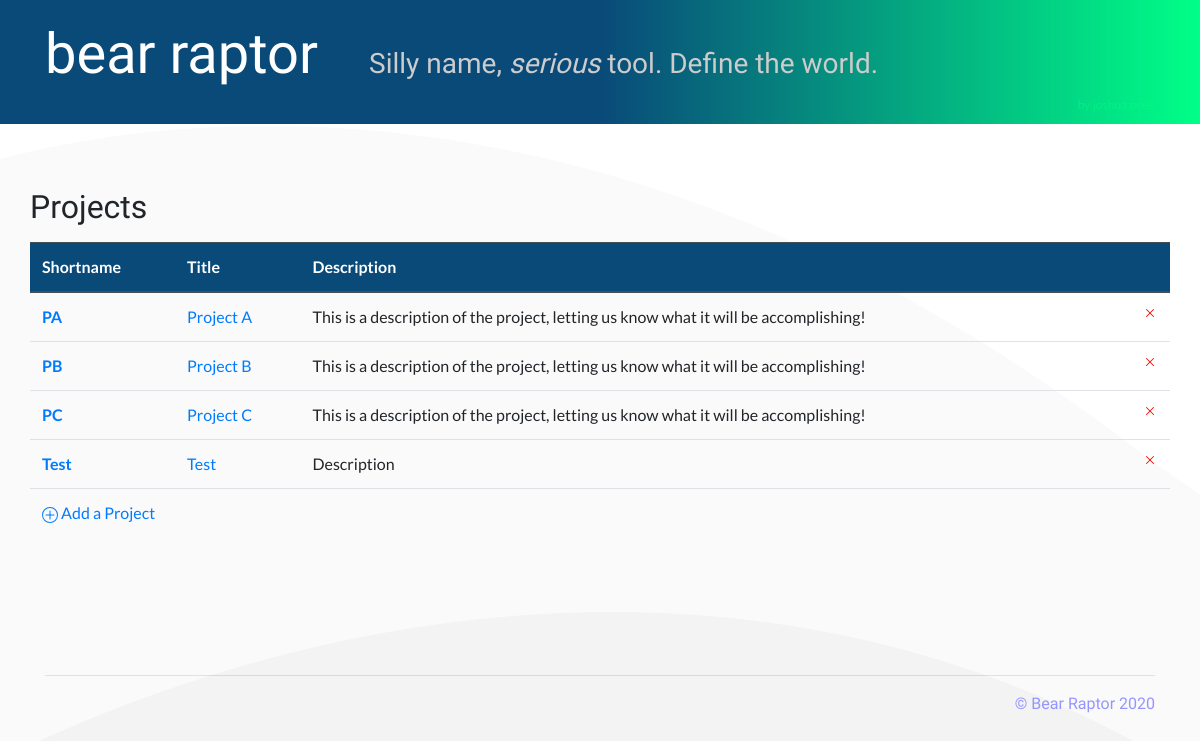
The page / on the database its author committed.
### database_setup.py (models this page shows, shortened)
class Project(Base):
    __tablename__ = 'project'
    id = Column(Integer, primary_key=True)
    title = Column(String(250), nullable=False)
    shortname = Column(String(25), nullable=False)
    description = Column(String(500))
    status = Column(String(50), nullable=False)

### app.py (the view)
@app.route('/')
def mainPage():
    projects = session.query(Project).all()
    flash("Welcome")
    return render_template('main.html', projects=projects)

### templates/main.html (shortened to what this page needs)
<!doctype html>
<html lang="en" style="height:100%">
  {% include "head.html" %}
  <body style="padding-top:0rem">
    <main role="main">
      <div class="jumbotron">
        <div class="container">
          <p>
            <span style="font-size:3.5rem;color:#fff;padding-right:3rem" class="bear-raptor">bear raptor</span>
            <span style="font-size:1.75rem;color:#ccc" class="bear-raptor">Silly name, <i>serious</i> tool. Define the world.</span><br>
            <span style="font-size:.75rem;color:rgba(0, 255, 135,.5)" class="float-right">by joshua peek</span>
          </p>
        </div>
      </div>
      <div class="container">
        <div class="row">
          <h2 style="margin:2rem 0 1rem;">Projects</h2>
          <table class="table table-hover">
            <thead class="thead-dark">
              <tr>
                <th scope="col">Shortname</th>
                <th scope="col">Title</th>
                <th scope="col">Description</th>
                <th scope="col"></th>
              </tr>
            </thead>
            <tbody>
              {% for i in projects %}
                <tr>
                  <th scope="row"><a href="{{url_for('projectDash',project_id=i.id)}}">{{i.shortname}}</a></th>
                  <td><a href="{{url_for('projectDash',project_id=i.id)}}">{{i.title}}</a></td>
                  <td>{{i.description}}</td>
                  <td>
                    <a href="{{url_for('confirmDelete', project_id=i.id, type='Project', type_id=i.id)}}">
                    </a>
                  </td>
                </tr>
              {% endfor %}
              <tr>
                <td colspan="4">
                  <a type="button" data-toggle="modal" data-target="#create-project" href="#create-project">
                    <p class="float-right">
                      Add a Project
                    </p>
                  </a>
                </td>
              </tr>
            </tbody>
          </table>
        </div>
      <hr style="margin-top:100px;vertical-align:bottom">
      </div>
    </main>
    <span>
      {% include "footer.html" %}
    </span>
  </body>
</html>

### static/styles-fix.css (style rules this page uses)
body { padding-top: 2.6rem; font-family: 'Lato', sans-serif; background-image: url(images/wave.png); background-repeat: no-repeat; background-position: inherit; }
h1, h2, h3, h4 { font-family: 'Marcellus', serif; }
.bear-raptor { font-family: 'Cedarville Cursive', cursive; }
.jumbotron { border-radius: 0rem; background: linear-gradient(90deg, rgba(9,74,121,1) 0%, rgba(9,74,121,1) 50%, rgba(0,255,135,1) 100%); padding: .75rem .75rem; }
.table .thead-dark th { background-color: rgba(9,74,121,1); }

### rows shown on the page
Project: shortname "PA", title "Project A", description "This is a description of the project, letting us know what it will be accomplishing!"
Project: shortname "PB", title "Project B", description "This is a description of the project, letting us know what it will be accomplishing!"
Project: shortname "PC", title "Project C", description "This is a description of the project, letting us know what it will be accomplishing!"
Project: shortname "Test", title "Test", description "Description"
